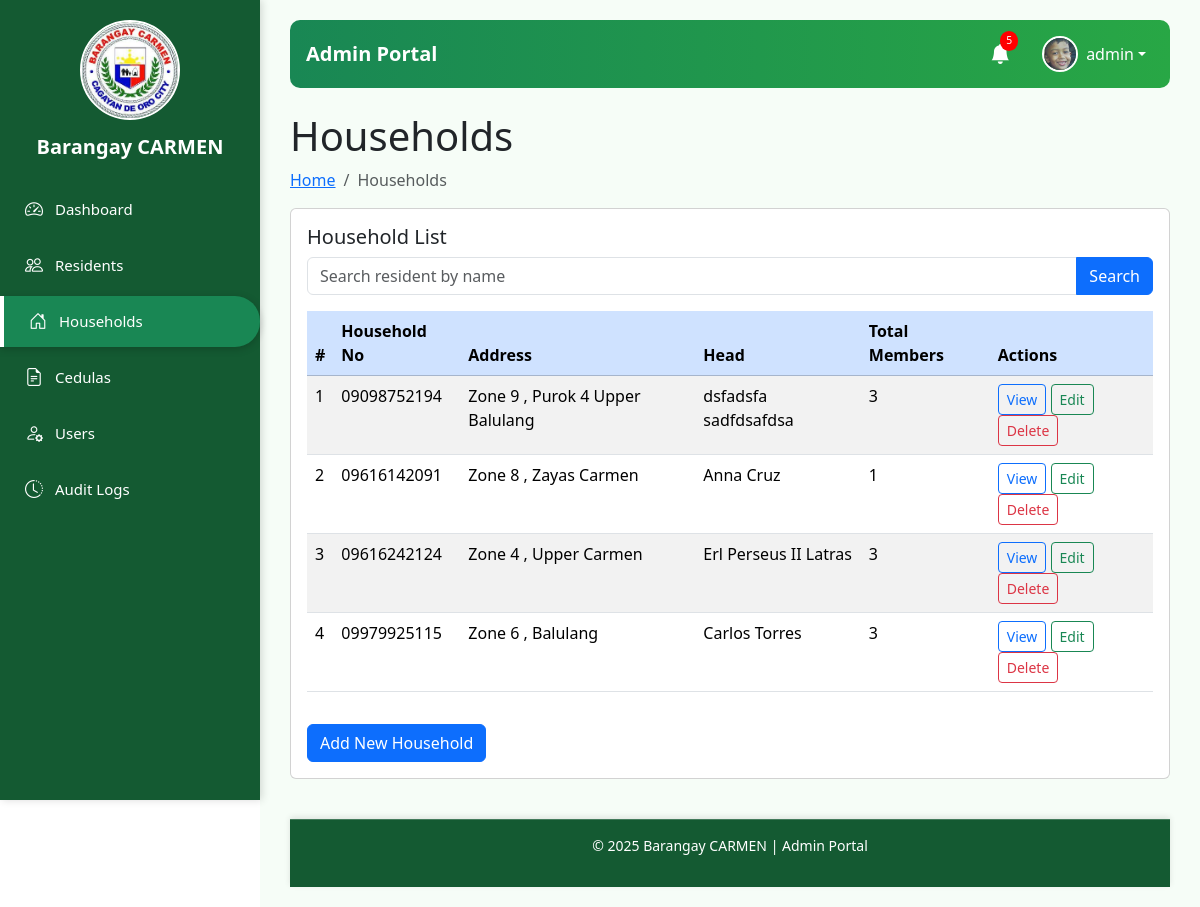
Page /admin_portal.php?page=households (signed in) on the committed database.
### tables this page shows
CREATE TABLE `users` (
  `user_id` int(11) NOT NULL,
  `resident_id` int(11) DEFAULT NULL,
  `username` varchar(50) NOT NULL,
  `email` varchar(100) DEFAULT NULL,
  `password` varchar(255) NOT NULL,
  `role` enum('Admin','Resident') NOT NULL DEFAULT 'Resident',
  `profile_image` varchar(255) DEFAULT NULL,
  `created_at` timestamp NOT NULL DEFAULT current_timestamp()
);

CREATE TABLE `households` (
  `household_id` int(11) NOT NULL,
  `household_no` varchar(50) NOT NULL,
  `head_id` int(11) DEFAULT NULL,
  `address` varchar(255) DEFAULT NULL,
  `total_members` int(11) DEFAULT 1,
  `created_at` timestamp NOT NULL DEFAULT current_timestamp()
);

CREATE TABLE `residents` (
  `resident_id` int(11) NOT NULL,
  `first_name` varchar(50) NOT NULL,
  `middle_name` varchar(50) DEFAULT NULL,
  `last_name` varchar(50) NOT NULL,
  `birthdate` date DEFAULT NULL,
  `gender` enum('Male','Female','Other') DEFAULT NULL,
  `contact_no` varchar(20) DEFAULT NULL,
  `address` varchar(255) DEFAULT NULL,
  `civil_status` enum('Single','Married','Widowed','Separated') DEFAULT NULL,
  `created_at` timestamp NOT NULL DEFAULT current_timestamp()
);

### admin_module/households.php (the view, shortened to what this page needs)
<?php
function e($str) { return htmlspecialchars($str); }
$search_query = $_GET['search'] ?? '';
    ?>
<div class="pagetitle">
    <h1>Households</h1>
    <nav><ol class="breadcrumb">
        <li class="breadcrumb-item"><a href="admin_portal.php">Home</a></li>
        <li class="breadcrumb-item active">Households</li>
    </ol></nav>
</div>
<div class="card">
    <div class="card-body">
        <h5 class="card-title">Household List</h5>
        <form method="GET" class="mb-3">
            <div class="input-group">
                <input type="text" name="search" class="form-control" placeholder="Search resident by name" value="<?= e($search_query) ?>">
                <button class="btn btn-primary">Search</button>
            </div>
        </form>
        <?php
        $q = $conn->query("SELECT h.household_id, h.household_no, h.address, h.total_members,
                                  r.first_name, r.last_name
                           FROM households h
                           LEFT JOIN residents r ON h.head_id = r.resident_id
                           ORDER BY h.household_no");
        ?>
        <div class="table-responsive">
            <table class="table table-striped">
                <thead class="table-primary">
                    <tr>
                        <th>#</th><th>Household No</th><th>Address</th><th>Head</th><th>Total Members</th><th>Actions</th>
                    </tr>
                </thead>
                <tbody>
                <?php $i=1; while($row = $q->fetch_assoc()): ?>
                    <tr>
                        <td><?= $i++ ?></td>
                        <td><?= e($row['household_no']) ?></td>
                        <td><?= e($row['address']) ?></td>
                        <td><?= e($row['first_name'].' '.$row['last_name']) ?></td>
                        <td><?= e($row['total_members']) ?></td>
                        <td>
                            <a class="btn btn-sm btn-outline-primary" href="admin_portal.php?page=households&action=view&id=<?= $row['household_id'] ?>">View</a>
                            <a class="btn btn-sm btn-outline-success" href="admin_portal.php?page=households&action=edit&id=<?= $row['household_id'] ?>">Edit</a>
                            <a class="btn btn-sm btn-outline-danger" href="admin_portal.php?page=households&action=delete&id=<?= $row['household_id'] ?>" onclick="return confirm('Are you sure?');">Delete</a>
                        </td>
                    </tr>
                <?php endwhile; ?>
                </tbody>
            </table>
        </div>
        <a class="btn btn-primary mt-3" href="admin_portal.php?page=households&action=add">Add New Household</a>
    </div>
</div>

### admin_module/admin_header.php (shortened to what this page needs)
<?php
require_once './db_connect.php';
$user_id = $_SESSION['user_id'];
$userQuery = $conn->query("SELECT * FROM users WHERE user_id = $user_id");
if ($userQuery && $userQuery->num_rows > 0) {
    $user = $userQuery->fetch_assoc();
} else {
    $user = [
        'username' => 'Unknown',
        'profile_image' => './assets/default-avatar.png'
    ];
}
$residentQuery = $conn->query("SELECT resident_id, first_name, last_name, created_at FROM residents ORDER BY created_at DESC LIMIT 5");
$notifications = [];
if ($residentQuery && $residentQuery->num_rows > 0) {
    while ($row = $residentQuery->fetch_assoc()) {
        $notifications[] = [
            'message' => $row['first_name'] . ' ' . $row['last_name'] . ' was added',
            'time' => date('M d, H:i', strtotime($row['created_at'])),
            'link' => "./admin_portal.php?page=residents&resident_id=" . $row['resident_id']
        ];
    }
}
$notificationCount = (!isset($_SESSION['notifications_read'])) ? count($notifications) : 0;
?>
<link href="https://cdn.jsdelivr.net/npm/bootstrap@5.3.3/dist/css/bootstrap.min.css" rel="stylesheet">
<link href="https://cdn.jsdelivr.net/npm/bootstrap-icons@1.11.1/font/bootstrap-icons.css" rel="stylesheet">
<nav class="navbar navbar-expand-lg navbar-custom mb-4 px-3">
  <a class="navbar-brand fw-bold" href="./admin_portal.php">Admin Portal</a>
  <div class="collapse navbar-collapse" id="navbarContent">
      <ul class="navbar-nav ms-auto align-items-center">
          <li class="nav-item dropdown me-3">
              <a class="nav-link position-relative" href="#" id="notificationDropdown" role="button"
                 data-bs-toggle="dropdown" aria-expanded="false" onclick="markNotificationsRead()">
                  <i class="bi bi-bell-fill fs-5"></i>
                  <?php if ($notificationCount > 0): ?>
                      <span id="notificationBadge" class="notification-badge"><?= $notificationCount ?></span>
                  <?php endif; ?>
              </a>
          </li>
          <li class="nav-item dropdown">
              <a class="nav-link dropdown-toggle d-flex align-items-center" href="#" id="profileDropdown" role="button"
                 data-bs-toggle="dropdown" aria-expanded="false">
                  <img src="<?= !empty($user['profile_image']) ? htmlspecialchars($user['profile_image']) : './assets/default-avatar.png' ?>"
                       alt="Profile" class="rounded-circle me-2 profile-img" width="36" height="36">
                  <?= htmlspecialchars($user['username']) ?>
              </a>
          </li>
      </ul>
  </div>
</nav>

### admin_portal.php (style rules this page uses)
body { background-color: #f8f9fa; font-family: 'Poppins', sans-serif; }

### admin_module/admin_header.php (style rules this page uses)
.navbar-custom { background: linear-gradient(90deg, #198754, #28a745); border-radius: 10px; }
.navbar-custom .nav-link, .navbar-custom .navbar-brand, .navbar-custom .dropdown-toggle { color: #fff; }
.notification-badge { position: absolute; top: 0; right: 0; font-size: 0.65rem; background: red; color: white; border-radius: 50%; padding: 2px 6px; transition: 0.3s; }
.profile-img { object-fit: cover; border: 2px solid #fff; }

### rows in the picture
users: profile_image (picture), username "admin"
households: household_no "09098752194", address "Zone 9 , Purok 4 Upper Balulang", head.last_name "dsfadsfa sadfdsafdsa", total_members "3"
households: household_no "09616142091", address "Zone 8 , Zayas Carmen", head.last_name "Anna Cruz", total_members "1"
households: household_no "09616242124", address "Zone 4 , Upper Carmen", head.last_name "Erl Perseus II Latras", total_members "3"
households: household_no "09979925115", address "Zone 6 , Balulang", head.last_name "Carlos Torres", total_members "3"

### other values in the picture
$notificationCount "5"
